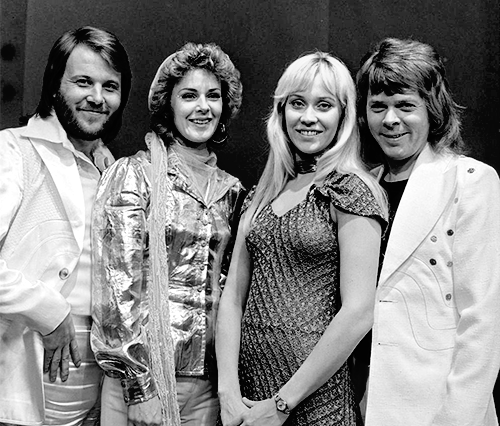
#> input picture abba.png, 500 x 426 px, given in place of the camera
$ python test_blinkDetection.py   (Python 2 division)   (older library calls are emulated)
#> lines starting #> are read from the running program, lines starting #| are printed output that depends on the picture; after the words box and inside, x2 and y2 are one past the last pixel; in counts of white or black regions, pixels touching at a corner belong together
import numpy as np
import cv2
import time
import requests
import urllib
import urllib2
import sys

# from matplotlib import pyplot as plt


cap = cv2.VideoCapture(0)
cap.set(cv2.cv.CV_CAP_PROP_FPS, 25)

eye_cascade = cv2.CascadeClassifier("haarcascade_eye.xml")
handCascade = cv2.CascadeClassifier("haarcascade_hand.xml")
face_cascade = cv2.CascadeClassifier("haarcascade_frontalface_default.xml")
mouth_cascade = cv2.CascadeClassifier("haarcascade_mcs_mouth.xml")

# blinking vars
blink_flag = False
blink_bool = False
blink_count = 0
blink_start = 0
blink_frequency = 0.0
eyes_flag2 = 0


# yawning vars
yawn_flag = False
yawn_flag2 = 0
yawn_bool = False
yawn_count = 0
yawn_frequency = 0.0
yawn_start = 0


overallTime = time.clock()
timeToSend = time.clock()
sent = False

while (True):
    ret, img = cap.read()
#> img is the input picture: shape (426, 500, 3); min 0, max 255, mean 130.8
    blink_frequency = 60 * blink_count / ((time.clock() - overallTime))
    yawn_frequency = 60 * yawn_count / ((time.clock() - overallTime))

    # while(True):
    # Capture frame-by-frame
    # ret, img = cap.read()
    # img = cv2.imread('family.jpg')
    img = cv2.resize(img, (0, 0), fx=0.5, fy=0.5)
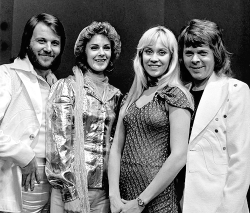
#> img: shape (213, 250, 3); min 0, max 255, mean 130.9
    # Our operations on the frame come here
    gray = cv2.cvtColor(img, cv2.COLOR_BGR2GRAY)

    faces = face_cascade.detectMultiScale(gray, 1.3, 4, cv2.cv.CV_HAAR_SCALE_IMAGE, (20, 20))
#> faces = [[84, 34, 34, 34], [27, 27, 39, 39], [129, 31, 54, 54]]

    blink_flag = False

    for (x, y, w, h) in faces:
        cv2.rectangle(img, (x, y), (x + w, y + h), (255, 0, 0), 2)
        roi_gray = gray[y:y + (3*h/4), x:x + w]
        roi_color = img[y:y + (3*h/4), x:x + w]
        eyes = eye_cascade.detectMultiScale(roi_gray,1.3,4,cv2.cv.CV_HAAR_SCALE_IMAGE,(20,20))
        eyes_detected = 0
        for (ex, ey, ew, eh) in eyes:
            eyes_detected += 1
            eye_img = roi_gray[ey:ey+eh, ex:ex+ew]
            eye_img_color = roi_color[ey:ey+eh, ex:ex+ew]
            # cv2.rectangle(roi_color, (ex, ey), (ex + ew, ey + eh), (0, 255, 0), 2)
            # # hist = cv2.calcHist(eye_img,[0],None,[256],[0,256])
            # circles = cv2.HoughCircles(eye_img,cv2.cv.CV_HOUGH_GRADIENT,1,120,
            #                 param1=50,param2=30,minRadius=5,maxRadius=30)
            # # circles = cv2.HoughCircles(gray, cv2.cv.CV_HOUGH_GRADIENT, 1.2, 75)
            # if circles is not None:
            #     # print len(circles) ,"circles found on 1 eye"
            # # convert the (x, y) coordinates and radius of the circles to integers
            #     circles = np.round(circles[0, :]).astype("int")

            #     # loop over the (x, y) coordinates and radius of the circles
            #     for (x, y, r) in circles:
            #         # draw the circle in the output image, then draw a rectangle
            #         # corresponding to the center of the circle
            #         cv2.circle(eye_img_color, (x, y), r, (0, 0, 255), 4)
            #         # cv2.rectangle(img, (x - 5, y - 5), (x + 5, y + 5), (0, 128, 255), -1)
            if (eyes_detected==2):
                break
        if len(eyes) == 0:
            if eyes_flag2>0:
                blink_flag = True
                eyes_flag2 = 0
            else:
                eyes_flag2+=1
        else:
            blink_flag = False
            eyes_flag2 = 0
            # limit to 1

        roi_gray_mouth = gray[(y+h/2):y+h, x:x + w]
        roi_color_mouth = img[(y+h/2):y+h, x:x + w]

        mouth = mouth_cascade.detectMultiScale(roi_gray_mouth,1.3, 4, cv2.cv.CV_HAAR_SCALE_IMAGE, (20, 20))

        for (mx, my, mw, mh) in mouth:
            mouth_detected = True
            cv2.rectangle(roi_color_mouth, (mx, my), (mx + mw, my + mh), (255, 0, 255), 2)
            roi_gray_mouth = gray[my:my+mh*2, mx:mx + 2*mw]
            # circles = cv2.HoughCircles(roi_gray_mouth,cv2.cv.CV_HOUGH_GRADIENT,1,120,
            #         param1=50,param2=20,minRadius=10,maxRadius=300)
            # if circles is not None:
            #     # print len(circles) ,"circles found on 1 mouth"
            # # convert the (x, y) coordinates and radius of the circles to integers
            #     circles = np.round(circles[0, :]).astype("int")

            #     # loop over the (x, y) coordinates and radius of the circles
            #     for (x, y, r) in circles:
            #         # draw the circle in the output image, then draw a rectangle
            #         # corresponding to the center of the circle
            #         cv2.circle(roi_color_mouth, (x, y), r, (0, 0, 255), 4)
                    # cv2.rectangle(img, (x - 5, y - 5), (x + 5, y + 5), (0, 128, 255), -1)
            if mouth_detected:
                break

        if len(mouth) == 0:
            if yawn_flag2>10:
                yawn_flag = True
                yawn_flag2 = 0
            else:
                yawn_flag2+=1
        else:
            yawn_flag = False
            yawn_flag2 = 0
#> this loop made 3 passes
#> (x, y, w, h, blink_flag, eyes_flag2) on pass 2: (27, 27, 39, 39, True, 0)
#> (x, y, w, h, eyes_flag2) on passes 1, 3: (84, 34, 34, 34, 1), (129, 31, 54, 54, 1)
#> pass 1, `roi_color = img[y:y + (3*h/4), x:x + w]`:
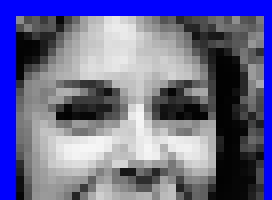
#> roi_color: shape (25, 34, 3) (shown 8 times larger); mean B, G, R 145.3, 104.2, 104.2
#> pass 2, `roi_color = img[y:y + (3*h/4), x:x + w]`:
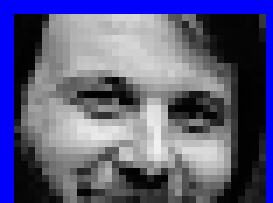
#> roi_color: shape (29, 39, 3) (shown 7 times larger); mean B, G, R 126, 90.1, 90.1
#> after the loop:
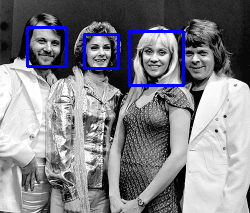
#> img: shape (213, 250, 3); 2.84% of pixels changed, all inside (x1, y1, x2, y2) = (26, 26, 185, 87)
#> after the loop:
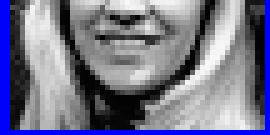
#> roi_color_mouth: shape (27, 54, 3) (shown 5 times larger); mean B, G, R 140.5, 117.4, 117.4
#> after the loop:
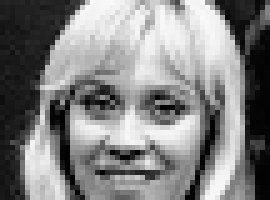
#> roi_gray: shape (40, 54) (shown 5 times larger); min 1, max 249, mean 130.8
#> after the loop:
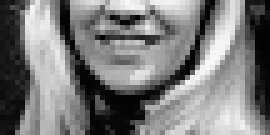
#> roi_gray_mouth: shape (27, 54) (shown 5 times larger); min 1, max 247, mean 123.2


    if (time.clock() - blink_start) > 0.4:
        if (blink_flag == False):
            blink_bool = False

    if (time.clock() - yawn_start) > 3.0:
        if yawn_flag == False:
            yawn_bool = False

        # now, if flag is true, then figure out blinking
    if (blink_flag == True):
        if (blink_bool == False):
            # start timer
            blink_start = time.clock()
            blink_bool = True
            blink_count += 1
            print "Detect blink, total:", blink_count
            print "Blink Frequency: ", blink_frequency, " in ", (time.clock() - overallTime), " sec"
        # else:
        #     print "detect blink but disabled"
        # get the time spent

    if yawn_flag:
        # print "Yawn Flag:", yawn_flag, "Yawn Bool: ", yawn_bool
        if not yawn_bool:
            yawn_start = time.clock()
            yawn_bool = True
            yawn_count += 1
            print "Detect yawn, total:", yawn_count
            print "Yawn Frequency: ", yawn_frequency, " in ", (time.clock() - overallTime), " sec"

            # print "detected yawn but disabled"

        # if less than 20 ms, do nothing
    timeElapsed = int(time.clock() - timeToSend)
    # print "Elapsed time:",timeElapsed
    if (timeElapsed>0 and (timeElapsed%20==0) and sent==False):
        print "\n\n\n\n ----- SENDING DATA ------- \n"
        payload = {'yawnRate':yawn_frequency , 'blinkRate':blink_frequency}
        url = "https://mhealthhelloworld-bpeynetti.c9users.io/insert.php"
        r = requests.post(url,data=payload)
        #print r.text
        sent = True
    if (timeElapsed%20==1):
        sent = False
    # [10 lines of commented-out code are left out]
    cv2.imshow('Video', img)
    if (blink_count == 50):
        break
    if cv2.waitKey(1) & 0xFF == ord('q'):
#> (key q is pressed here)
        break  # time.sleep(1)
# cv2.waitKey(0)

# When everything done, release the capture
# cap.release()
cv2.destroyAllWindows()
